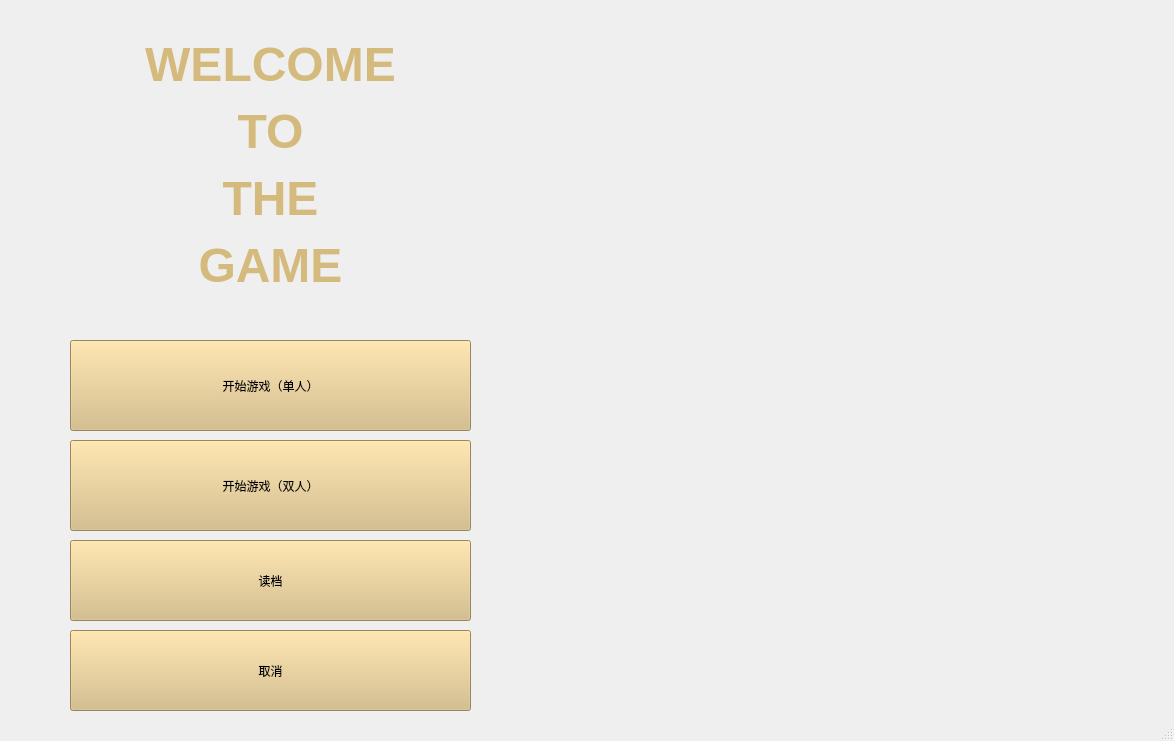
<?xml version="1.0" encoding="UTF-8"?>
<ui version="4.0">
 <class>MainWindow</class>
 <widget class="QMainWindow" name="MainWindow">
  <property name="geometry">
   <rect>
    <x>0</x>
    <y>0</y>
    <width>1174</width>
    <height>741</height>
   </rect>
  </property>
  <property name="windowTitle">
   <string>MainWindow</string>
  </property>
  <widget class="QWidget" name="centralwidget">
   <widget class="QLabel" name="label">
    <property name="geometry">
     <rect>
      <x>70</x>
      <y>10</y>
      <width>401</width>
      <height>311</height>
     </rect>
    </property>
    <property name="styleSheet">
     <string notr="true">color:rgb(213, 186, 125)
setstylesheet(font: 72pt &quot;Arial&quot;);</string>
    </property>
    <property name="text">
     <string>&lt;html&gt;&lt;head/&gt;&lt;body&gt;&lt;p align=&quot;center&quot;&gt;&lt;span style=&quot; font-size:36pt; font-weight:600; color:#d5ba7d;&quot;&gt;WELCOME&lt;/span&gt;&lt;/p&gt;&lt;p align=&quot;center&quot;&gt;&lt;span style=&quot; font-size:36pt; font-weight:600; color:#d5ba7d;&quot;&gt;TO&lt;/span&gt;&lt;/p&gt;&lt;p align=&quot;center&quot;&gt;&lt;span style=&quot; font-size:36pt; font-weight:600; color:#d5ba7d;&quot;&gt;THE&lt;/span&gt;&lt;/p&gt;&lt;p align=&quot;center&quot;&gt;&lt;span style=&quot; font-size:36pt; font-weight:600; color:#d5ba7d;&quot;&gt;GAME&lt;/span&gt;&lt;/p&gt;&lt;/body&gt;&lt;/html&gt;</string>
    </property>
   </widget>
   <widget class="QPushButton" name="pushButton">
    <property name="geometry">
     <rect>
      <x>70</x>
      <y>340</y>
      <width>401</width>
      <height>91</height>
     </rect>
    </property>
    <property name="styleSheet">
     <string notr="true">background-color:rgb(213, 186, 125);
font: 20pt &quot;仿宋&quot;;</string>
    </property>
    <property name="text">
     <string>开始游戏（单人）</string>
    </property>
   </widget>
   <widget class="QPushButton" name="pushButton_2">
    <property name="geometry">
     <rect>
      <x>70</x>
      <y>440</y>
      <width>401</width>
      <height>91</height>
     </rect>
    </property>
    <property name="styleSheet">
     <string notr="true">background-color:rgb(213, 186, 125);
font: 20pt &quot;仿宋&quot;;</string>
    </property>
    <property name="text">
     <string>开始游戏（双人）</string>
    </property>
   </widget>
   <widget class="QPushButton" name="pushButton_4">
    <property name="geometry">
     <rect>
      <x>70</x>
      <y>630</y>
      <width>401</width>
      <height>81</height>
     </rect>
    </property>
    <property name="styleSheet">
     <string notr="true">background-color:rgb(213, 186, 125);
font: 20pt &quot;仿宋&quot;;</string>
    </property>
    <property name="text">
     <string>取消</string>
    </property>
   </widget>
   <widget class="QPushButton" name="pushButton_3">
    <property name="geometry">
     <rect>
      <x>70</x>
      <y>540</y>
      <width>401</width>
      <height>81</height>
     </rect>
    </property>
    <property name="styleSheet">
     <string notr="true">background-color:rgb(213, 186, 125);
font: 20pt &quot;仿宋&quot;;</string>
    </property>
    <property name="text">
     <string>读档</string>
    </property>
   </widget>
  </widget>
  <widget class="QStatusBar" name="statusbar"/>
 </widget>
 <resources/>
 <connections/>
</ui>
